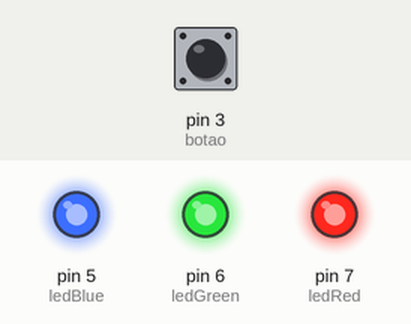
Simulated run of this sketch. Board: Arduino Uno, built with avr-gcc and run on an emulated ATmega328P. Shown: output pins drawn as LEDs (lit = HIGH). The inputs (shaded band) are chosen by the test bench; at power-on: pin 3 (botao) HIGH.

Above: at 1.2 s.
1.3 s: pin 3 (botao) pulled LOW for 0.15 s
At 1.7 s:
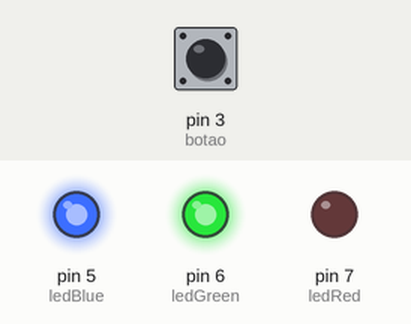
2.9 s: pin 3 (botao) pulled LOW for 1 s
At 4.1 s:
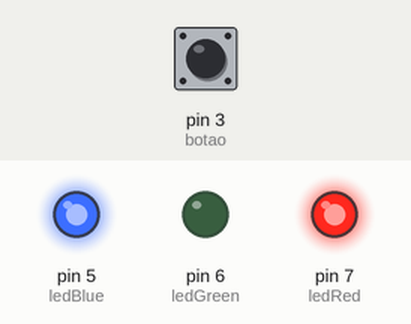
5.4 s: pin 3 (botao) pulled LOW for 0.15 s
At 6.0 s:
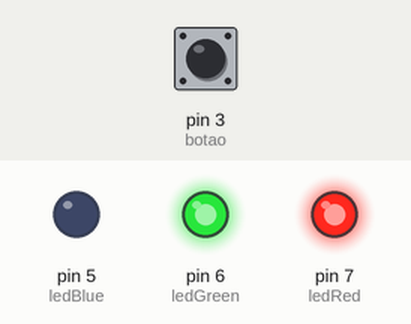
7.0 s: pin 3 (botao) pulled LOW for 3.2 s
At 7.3 s:
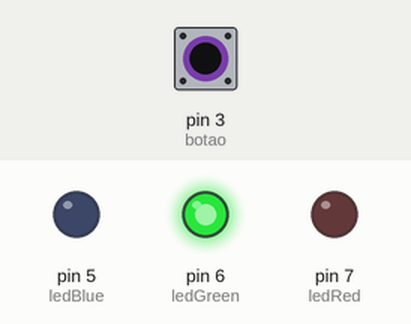
11.7 s: pin 3 (botao) pulled LOW for 0.15 s
At 12.0 s:
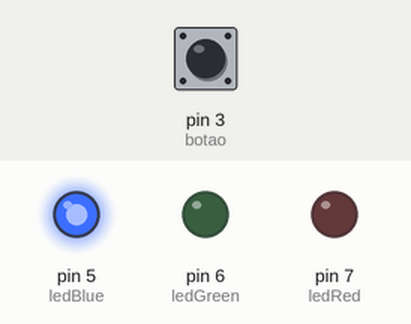
13.3 s: pin 3 (botao) pulled LOW for 1 s
At 14.5 s:
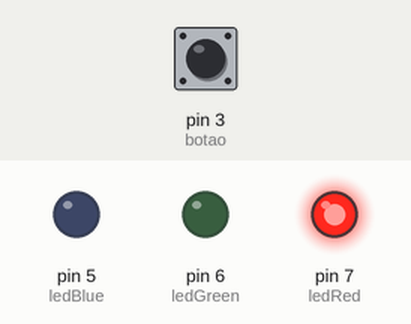
Timing chart, 0 to 16.3 s (numbered marks = the images above; inputs shaded):
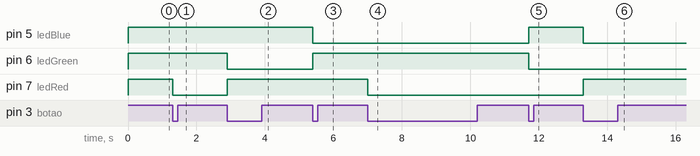

The sketch:

6_1_luzes_coloridas.ino
```cpp
//Projeto 6.1 - Luzes Coloridas

int ledRed = 7;      //pino LED Vermelho
int ledGreen = 6;    //pino LED Verde
int ledBlue = 5;     //pino LED Azul

int botao = 3;       //mudar o pino do botão para um pwm

int posicao = 0;


byte funcoes[8][3] = {
  {LOW, HIGH, HIGH},     //acendeVermelho
  {HIGH, LOW, HIGH},     //acendeVerde
  {HIGH, HIGH, LOW},     //acendeAzul
  {LOW, HIGH, LOW},      //acendeMargenta
  {LOW, LOW, HIGH},      //acendeAmarelo
  {HIGH, LOW, LOW},      //acendeCiano
  {LOW, LOW, LOW},       //acendeBranco
  {HIGH, HIGH, HIGH},    //apagaLed

};

void setup() {
  pinMode(ledRed, OUTPUT);
  pinMode(ledGreen, OUTPUT);
  pinMode(ledBlue, OUTPUT);

  pinMode(botao, INPUT_PULLUP);
  apagaLed();
}

void loop() {

  if (digitalRead(botao) == LOW) {

    digitalWrite(ledRed, funcoes[posicao][0]);
    digitalWrite(ledGreen, funcoes[posicao][1]);
    digitalWrite(ledBlue, funcoes[posicao][2]);

    if (posicao == 7) {
      posicao = 0;
    } else {
      posicao++;
    }

    while (digitalRead(botao) == LOW);
    delay(100);
  }

}


//Função que apaga os LEDs.
void apagaLed() {
  digitalWrite(ledRed, HIGH);
  digitalWrite(ledGreen, HIGH);
  digitalWrite(ledBlue, HIGH);
}
```

Measured:
- after the input at 1.3 s, pin 7 (ledRed): HIGH → LOW at once
- after the input at 2.9 s, pin 6 (ledGreen): HIGH → LOW at once; pin 7 (ledRed): LOW → HIGH at once
- after the input at 5.4 s, pin 5 (ledBlue): HIGH → LOW at once; pin 6 (ledGreen): LOW → HIGH at once
- after the input at 7.0 s, pin 7 (ledRed): HIGH → LOW at once
- after the input at 11.7 s, pin 5 (ledBlue): LOW → HIGH at once; pin 6 (ledGreen): HIGH → LOW at once
- after the input at 13.3 s, pin 5 (ledBlue): HIGH → LOW at once; pin 7 (ledRed): LOW → HIGH at once
